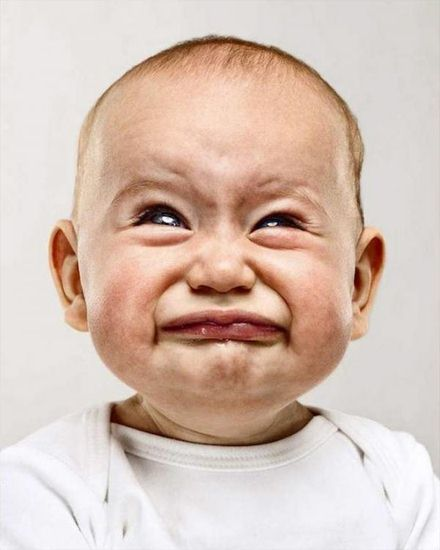
//> input picture data/baby.jpg, 440 x 550 px
$ ./faceMorph data/baby.jpg   (built with g++ and OpenCV 4)
//> lines starting //> are read from the running program, lines starting //| are printed output that depends on the picture; after the words box and inside, x2 and y2 are one past the last pixel; in counts of white or black regions, pixels touching at a corner belong together
#include <opencv2/imgproc/imgproc.hpp>
#include <opencv2/highgui/highgui.hpp>
#include <iostream>
#include <fstream>
#include <iomanip>
#include <stdlib.h>
#include <opencv2/opencv.hpp>
#include <cstdio>
#include <unistd.h>

using namespace cv;
using namespace std;
void joyful(vector<Point2f> &p2);
void angry(vector<Point2f> &p2);
void sad(vector<Point2f> &p2);
void confuse(vector<Point2f> &p2);

// Read points stored in the text files
vector<Point2f> readPoints(string pointsFileName, float width, float height)
{
    vector<Point2f> points;
    fstream fin;

    fin.open(pointsFileName.c_str(), ios::in);
    float trash;
    for(int i=0;i<3;i++){
        fin >> trash;
    }
    float facepoint[68][2];//facial point
    for(int i=0;i<2;i++){
        for(int j=0;j<68;j++){
            fin >> facepoint[j][i];
        }
    }
    for(int j=0;j<68;j++){
        float x=facepoint[j][0];
        float y=facepoint[j][1];
        points.push_back(Point2f(x,y));
    }
    //push corner point
    points.push_back(Point2f(0,0));
    points.push_back(Point2f(width-1,0));
    points.push_back(Point2f(0,height-1));
    points.push_back(Point2f(width-1,height-1));
    float x = points[27].x;
    float y = points[27].y-(points[33].y-points[27].y);
    points.push_back(Point2f(x, y));

    return points;
}

// Apply affine transform calculated using srcTri and dstTri to src
void applyAffineTransform(Mat &warpImage, Mat &src, vector<Point2f> &srcTri, vector<Point2f> &dstTri)
{

    // Given a pair of triangles, find the affine transform.
    Mat warpMat = getAffineTransform( srcTri, dstTri );

    // Apply the Affine Transform just found to the src image
    warpAffine( src, warpImage, warpMat, warpImage.size(), INTER_LINEAR, BORDER_REFLECT_101);
}

// Warps and alpha blends triangular regions from img1 and img2 to img
void morphTriangle(Mat &img1, Mat &img2, Mat &img, vector<Point2f> &t1, vector<Point2f> &t2, vector<Point2f> &t, double alpha)
{

    // Find bounding rectangle for each triangle
    Rect r = boundingRect(t);
    Rect r1 = boundingRect(t1);
    Rect r2 = boundingRect(t2);

    // Offset points by left top corner of the respective rectangles
    vector<Point2f> t1Rect, t2Rect, tRect;
    vector<Point> tRectInt;
    for(int i = 0; i < 3; i++)
    {
        tRect.push_back( Point2f( t[i].x - r.x, t[i].y -  r.y) );
        tRectInt.push_back( Point(t[i].x - r.x, t[i].y - r.y) ); // for fillConvexPoly

        t1Rect.push_back( Point2f( t1[i].x - r1.x, t1[i].y -  r1.y) );
        t2Rect.push_back( Point2f( t2[i].x - r2.x, t2[i].y - r2.y) );
    }

    // Get mask by filling triangle
    Mat mask = Mat::zeros(r.height, r.width, CV_32FC3);
    fillConvexPoly(mask, tRectInt, Scalar(1.0, 1.0, 1.0), 16, 0);

    // Apply warpImage to small rectangular patches
    Mat img1Rect, img2Rect;
    img1(r1).copyTo(img1Rect);
    img2(r2).copyTo(img2Rect);

    Mat warpImage1 = Mat::zeros(r.height, r.width, img1Rect.type());
    Mat warpImage2 = Mat::zeros(r.height, r.width, img2Rect.type());

    applyAffineTransform(warpImage1, img1Rect, t1Rect, tRect);
    applyAffineTransform(warpImage2, img2Rect, t2Rect, tRect);

    // Alpha blend rectangular patches
    Mat imgRect = (1.0 - alpha) * warpImage1 + alpha * warpImage2;

    // Copy triangular region of the rectangular patch to the output image
    multiply(imgRect,mask, imgRect);
    multiply(img(r), Scalar(1.0,1.0,1.0) - mask, img(r));
    img(r) = img(r) + imgRect;


}

Mat OilPaint(Mat I,int brushSize, int coarseness)
{
    assert(!I.empty());
    if (brushSize < 1) brushSize = 1;
    if (brushSize > 8) brushSize = 8;

    if (coarseness < 1) coarseness = 1;
    if (coarseness > 255) coarseness = 255;

    int width  = I.cols;
    int height = I.rows;

    int lenArray = coarseness + 1;
    int* CountIntensity = new int[lenArray];
    uint* RedAverage    = new uint[lenArray];
    uint* GreenAverage  = new uint[lenArray];
    uint* BlueAverage   = new uint[lenArray];

    //convert image to gray level
    Mat gray;
    cvtColor(I,gray,COLOR_BGR2GRAY);

    Mat dst = Mat::zeros(I.size(),I.type());

    for(int nY = 0;nY <height; nY++)
    {
        // set range of top and bottom
        int top = nY - brushSize;
        int bottom = nY+ brushSize+1;

        if(top<0) top = 0;
        if(bottom >=height) bottom = height - 1;

        for(int nX = 0;nX<width;nX++)
        {
            // set range of left and right
            int left = nX - brushSize;
            int right = nX +brushSize+1;

            if(left<0) left = 0;
            if(right>=width) right = width - 1;

            //init
            for(int i = 0;i <lenArray;i++)
            {
                CountIntensity[i] = 0;
                RedAverage[i] = 0;
                GreenAverage[i] = 0;
                BlueAverage[i] = 0;
            }

            // Rendering
            for(int j = top;j<bottom;j++)
            {
                for(int i = left;i<right;i++)
                {
                    uchar intensity = static_cast<uchar>(coarseness*gray.at<uchar>(j,i)/255.0);
                    CountIntensity[intensity]++;

                    RedAverage[intensity]  += I.at<Vec3b>(j,i)[2];
                    GreenAverage[intensity]+= I.at<Vec3b>(j,i)[1];
                    BlueAverage[intensity] += I.at<Vec3b>(j,i)[0];
                }
            }

            // find maximum
            uchar chosenIntensity = 0;
            int maxInstance = CountIntensity[0];
            for(int i=1;i<lenArray;i++)
            {
                if(CountIntensity[i]>maxInstance)
                {
                    chosenIntensity = (uchar)i;
                    maxInstance = CountIntensity[i];
                }
            }

            dst.at<Vec3b>(nY,nX)[2] = static_cast<uchar>(RedAverage[chosenIntensity] / static_cast<float>(maxInstance));
            dst.at<Vec3b>(nY,nX)[1] = static_cast<uchar>(GreenAverage[chosenIntensity] /  static_cast<float>(maxInstance));
            dst.at<Vec3b>(nY,nX)[0] = static_cast<uchar>(BlueAverage[chosenIntensity] /  static_cast<float>(maxInstance));
        }

    }
    imshow("OilPaint",dst);
    imwrite("OilPaint.jpg",dst);
    waitKey();

    return dst;
}

int main( int argc, char* argv[])
{
    int facialexpression = 0;
    cout << "which facial expression do you want to change?" << endl;
    cout << "0: no expression" << endl;
    cout << "1: joyful" << endl;
    cout << "2: angry" << endl;
    cout << "3: sad" << endl;
    cout << "4: confuse" << endl;
    cin >> facialexpression;
//> the answer given: 3
    string filename1(argv[argc-1]);
    string filename2(argv[argc-1]);

    //alpha controls the degree of morph
    double alpha = 0.5;

    //Read input images
    Mat img1 = imread(filename1);
//> img1 is the input picture: 550 rows x 440 cols, CV_8UC3; mean B, G, R 182.5, 193.8, 215.1
    Mat img2 = imread(filename2);

    //convert Mat to float data type
    img1.convertTo(img1, CV_32F);
//> img1: 550 rows x 440 cols, CV_32FC3
    img2.convertTo(img2, CV_32F);

    //empty average image
    Mat imgMorph = Mat::zeros(img1.size(), CV_32FC3);


    //Read points
    vector<Point2f> points1 = readPoints( filename1 + ".txt", img1.cols, img1.rows);
    vector<Point2f> points2 = readPoints( filename2 + ".txt", img2.cols, img2.rows);
    vector<Point2f> points;

    /////////////////////////////////////////////////////////////////////////////////
    //eyebows
    for(int i=17;i<27;i++){
        points2[i].y = (points2[i].y)*0.95;
    }
    //eyes
    points2[37].y = (points2[37].y)*0.98;
    points2[38].y = (points2[38].y)*0.98;
    points2[41].y = (points2[41].y)*1.02;
    points2[40].y = (points2[40].y)*1.02;
    points2[43].y = (points2[43].y)*0.98;
    points2[44].y = (points2[44].y)*0.98;
    points2[47].y = (points2[47].y)*1.02;
    points2[46].y = (points2[46].y)*1.02;
    //nose
    //points2[27].y = (points2[27].y)*1.05;
    points2[28].y = (points2[28].y)*1.05;
    points2[31].x = (points2[31].x)*1.04;
    points2[32].x = (points2[32].x)*1.04;
    points2[34].x = (points2[34].x)*0.96;
    points2[35].x = (points2[35].x)*0.96;
    //face shape
    points2[3].x = (points2[3].x)*1.03;
    points2[3].y = (points2[3].y)*0.97;
    points2[4].x = (points2[4].x)*1.03;
    points2[4].y = (points2[4].y)*0.97;
    points2[5].x = (points2[5].x)*1.03;
    points2[5].y = (points2[5].y)*0.97;
    points2[6].x = (points2[6].x)*1.03;
    points2[6].y = (points2[6].y)*0.97;
    points2[7].x = (points2[7].x)*1.03;
    points2[7].y = (points2[7].y)*0.97;
    points2[8].y = (points2[8].y)*0.97;
    points2[9].x = (points2[9].x)*0.95;
    points2[9].y = (points2[9].y)*0.98;
    points2[10].x = (points2[10].x)*0.97;
    points2[10].y = (points2[10].y)*0.97;
    points2[11].x = (points2[11].x)*0.97;
    points2[11].y = (points2[11].y)*0.97;
    points2[12].x = (points2[12].x)*0.98;
    points2[12].y = (points2[12].y)*0.97;
    points2[13].x = (points2[13].x)*0.99;
    points2[13].y = (points2[13].y)*0.97;
    //mouth
    for(int i=48;i<68;i++){
        points2[i].y = (points2[i].y)*0.98;
    }
    points2[48].x = (points2[48].x)*1.02;
    points2[54].x = (points2[54].x)*0.98;

    if(facialexpression==1){
        joyful(points2);
    }else if(facialexpression==2){
        angry(points2);
    }else if(facialexpression==3){
        sad(points2);
    }else if(facialexpression==4){
        confuse(points2);
    }
    /////////////////////////////////////////////////////////////////////////////////

    //compute weighted average point coordinates
    for(int i = 0; i < points1.size(); i++)
    {
        float x, y;
        x = (1 - alpha) * points1[i].x + alpha * points2[i].x;
        y =  ( 1 - alpha ) * points1[i].y + alpha * points2[i].y;

        //points.push_back(Point2f(x,y));
        points.push_back(Point2f(points2[i].x,points2[i].y));
    }


    //Read triangle indices
    ifstream ifs("tri.txt");
    int x,y,z;
    Mat polydraw;
    img1.convertTo(polydraw, CV_8UC3);

    while(ifs >> x >> y >> z)
    {
        // Triangles
        if(x<73 && y<73 && z<73){
            vector<Point2f> t1, t2, t;

            // Triangle corners for image 1.
            t1.push_back( points1[x] );
            t1.push_back( points1[y] );
            t1.push_back( points1[z] );

            // Triangle corners for image 2.
            t2.push_back( points2[x] );
            t2.push_back( points2[y] );
            t2.push_back( points2[z] );

            // Triangle corners for morphed image.
            t.push_back( points[x] );
            t.push_back( points[y] );
            t.push_back( points[z] );

            morphTriangle(img1, img2, imgMorph, t1, t2, t, 0);

            Point polypoint[1][3];
            polypoint[0][0] = points1[x];
            polypoint[0][1] = points1[y];
            polypoint[0][2] = points1[z];
            const Point* ppt[1] = {polypoint[0]};
            int npt[] = {3};
            polylines(polydraw, ppt, npt, 1, 1, Scalar(0,255,255),3);
        }


    }
//> this loop made 140 passes
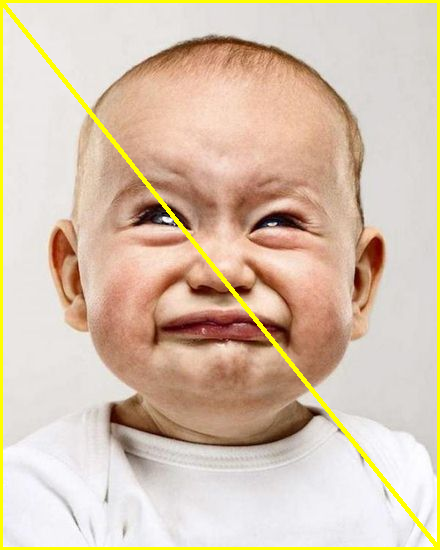
//> polydraw: 550 rows x 440 cols, CV_8UC3; 3.77% of pixels changed, all inside (x1, y1, x2, y2) = (0, 0, 440, 550)

    Mat transformed, gray, edges_canny,edges_lap,edges_sobel, mask, hsvframe, small, small_temp, temp, cartoonized;
    imgMorph.convertTo(transformed, CV_8UC3);
    cvtColor(transformed, gray, CV_BGR2GRAY);
    //sobel , eyebows part disappear
    /// Generate grad_x and grad_y
    Mat grad_x, grad_y;
    Mat abs_grad_x, abs_grad_y;

    /// Gradient X
    //Scharr( src_gray, grad_x, ddepth, 1, 0, scale, delta, BORDER_DEFAULT );
    Sobel( gray, grad_x, CV_16S, 1, 0, 3, 1, 0, BORDER_DEFAULT );
    convertScaleAbs( grad_x, abs_grad_x );

    /// Gradient Y
    //Scharr( src_gray, grad_y, ddepth, 0, 1, scale, delta, BORDER_DEFAULT );
    Sobel( gray, grad_y, CV_16S, 0, 1, 3, 1, 0, BORDER_DEFAULT );
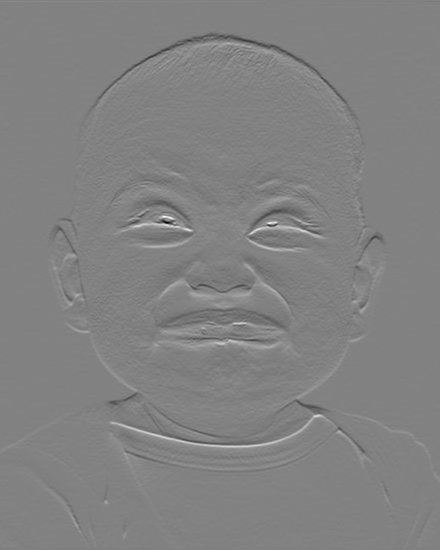
//> grad_y: 550 rows x 440 cols, CV_16SC1; min -912, max 877, mean 0.2; drawn with min black and max white
    convertScaleAbs( grad_y, abs_grad_y );

    /// Total Gradient (approximate)
    addWeighted( abs_grad_x, 0.5, abs_grad_y, 0.5, 0, edges_sobel);
    //threshold(edges_sobel, mask, 80, 255, THRESH_BINARY_INV);
    imshow( "edges_sobel", edges_sobel );
    imwrite( "edges_sobel.jpg", edges_sobel );
    //sobel

    //canny , too many little edges
    GaussianBlur(transformed, transformed, Size(3,3), 0, 0);
    Canny(transformed, edges_canny, 50, 150, 3);
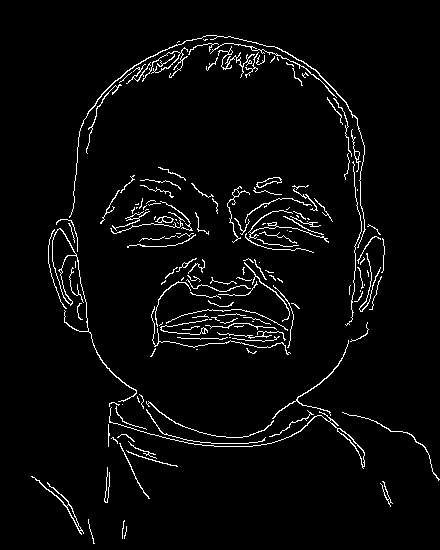
//> edges_canny: 550 rows x 440 cols, CV_8UC1; 3.6% white in thin lines or dots, all inside (x1, y1, x2, y2) = (31, 35, 440, 544)
    //threshold(edges_canny, mask, 80, 255, THRESH_BINARY_INV);
    imshow("edges_canny",edges_canny);
    imwrite("edges_canny.jpg", edges_canny );
    //canny

    //laplacian , seems the best
    medianBlur(gray, gray, 11);
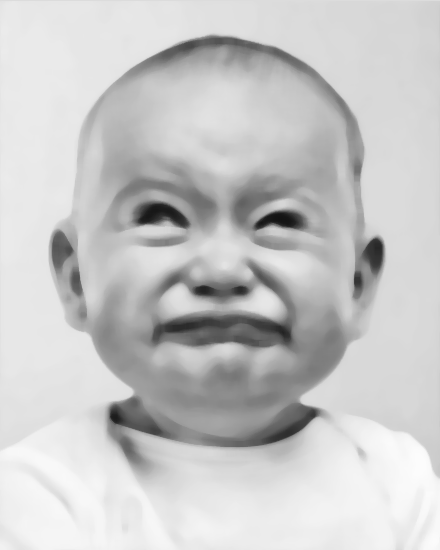
//> gray: 550 rows x 440 cols, CV_8UC1; min 18, max 252, mean 199.8
    Laplacian(gray, edges_lap, CV_8U, 5);
    threshold(edges_lap, mask, 80, 255, THRESH_BINARY_INV);
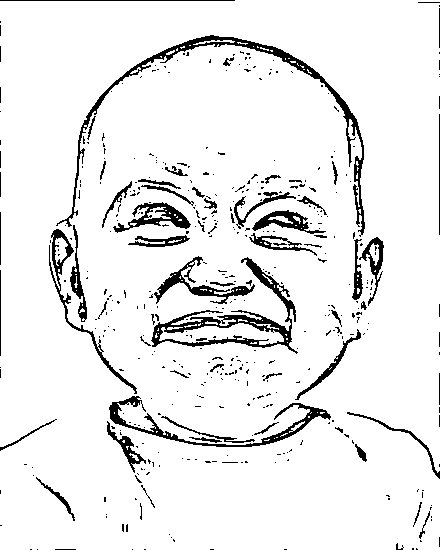
//> mask: 550 rows x 440 cols, CV_8UC1; 92.5% white; 443 black regions (379 under 20 px), largest, box (x1, y1, x2, y2) and area: (56, 35, 365, 237) 2939, (151, 257, 298, 354) 2451, (109, 396, 331, 447) 1498
    imshow("edges_lap",edges_lap);
    imwrite("edges_lap.jpg",edges_lap);
    //laplacian


    resize(transformed, small, cv::Size((transformed.cols)/4, (transformed.rows)/4), 0, 0, INTER_LINEAR);

    int repetitions = 7;
    for (int i = 0; i < repetitions; i++) {
        int kernelsize = 7;
        double sigmacolor = 18;
        double sigmaspace = 10;
        bilateralFilter(small, small_temp, kernelsize, sigmacolor, sigmaspace);
        bilateralFilter(small_temp, small, kernelsize, sigmacolor, sigmaspace);
    }
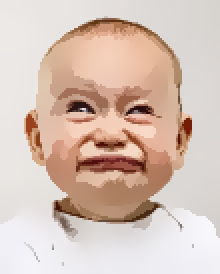
//> small: 137 rows x 110 cols, CV_8UC3 (shown 2 times larger); mean B, G, R 182.9, 194.2, 215.3

    resize(small, temp, cv::Size(transformed.cols, transformed.rows), 0, 0, INTER_LINEAR);
    cartoonized.setTo(0);
    temp.copyTo(cartoonized, mask);

    imshow("facemesh", polydraw);
    imshow("Morphed Face", cartoonized);
    imwrite("Mesh.jpg", polydraw);
    imwrite("Result0.jpg", transformed);
    imwrite("Result1.jpg", cartoonized);
    OilPaint(transformed,5,255);
//> after the loop in OilPaint, `for(int nY = 0;nY <height; nY++)`:
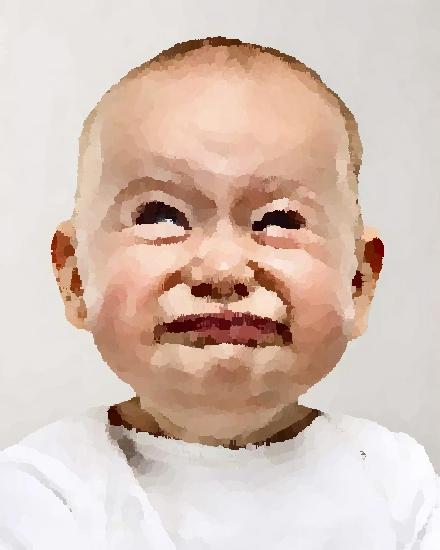
//> dst: 550 rows x 440 cols, CV_8UC3; mean B, G, R 183.5, 194.6, 215.4
    waitKey(0);

    return 0;
}

void joyful(vector<Point2f> &p2){
    if(p2[48].y>p2[49].y){
        p2[48].y=p2[48].y*0.97;
    }
    if(p2[54].y>p2[53].y){
        p2[54].y=p2[54].y*0.97;
    }
    for(int i=18;i<21;i++){
        p2[i].y = p2[i].y*0.95;
    }
    for(int i=23;i<26;i++){
        p2[i].y = p2[i].y*0.95;
    }
}

void sad(vector<Point2f> &p2){
    p2[48].y=p2[48].y*1.02;
    p2[54].y=p2[54].y*1.02;
    p2[21].y=p2[21].y*0.98;
    p2[22].y=p2[22].y*0.98;
    p2[17].y=p2[17].y*1.15;
    p2[18].y=p2[18].y*1.10;
    p2[26].y=p2[26].y*1.15;
    p2[25].y=p2[25].y*1.10;
    p2[36].y=p2[36].y*1.02;
    p2[45].y=p2[45].y*1.02;
    p2[67].y=p2[61].y;
    p2[66].y=p2[62].y;
    p2[65].y=p2[63].y;
}

void angry(vector<Point2f> &p2){
    p2[21].x=p2[21].x*1.05;
    p2[21].y=p2[21].y*1.1;
    p2[22].x=p2[22].x*0.95;
    p2[22].y=p2[22].y*1.1;
    p2[17].y=p2[17].y*0.95;
    p2[26].y=p2[26].y*0.95;
    p2[48].y=p2[48].y*1.02;
    p2[48].x=p2[48].x*0.98;
    p2[54].y=p2[54].y*1.02;
    p2[54].x=p2[54].x*1.02;
    p2[67].y=p2[61].y;
    p2[66].y=p2[62].y;
    p2[65].y=p2[63].y;
}

void confuse(vector<Point2f> &p2){
    p2[21].x=p2[21].x*1.05;
    p2[21].y=p2[21].y*1.1;
    p2[22].x=p2[22].x*0.95;
    p2[22].y=p2[22].y*0.95;
    p2[67].y=p2[61].y;
    p2[66].y=p2[62].y;
    p2[65].y=p2[63].y;
};

$ run again, on data/donald_trump.jpg
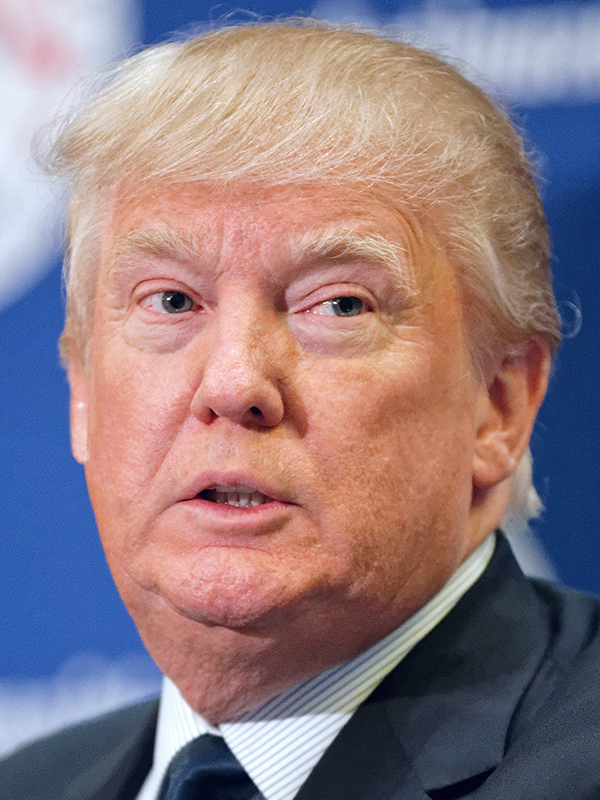
//> input picture data/donald_trump.jpg, 600 x 800 px
//> img1 is the input picture: 800 rows x 600 cols, CV_8UC3; mean B, G, R 130.9, 124.5, 144.5
//> img1: 800 rows x 600 cols, CV_32FC3
//> the loop `while(ifs >> x >> y >> z)` made 140 passes
//> `Canny(transformed, edges_canny, 50, 150, 3);`:
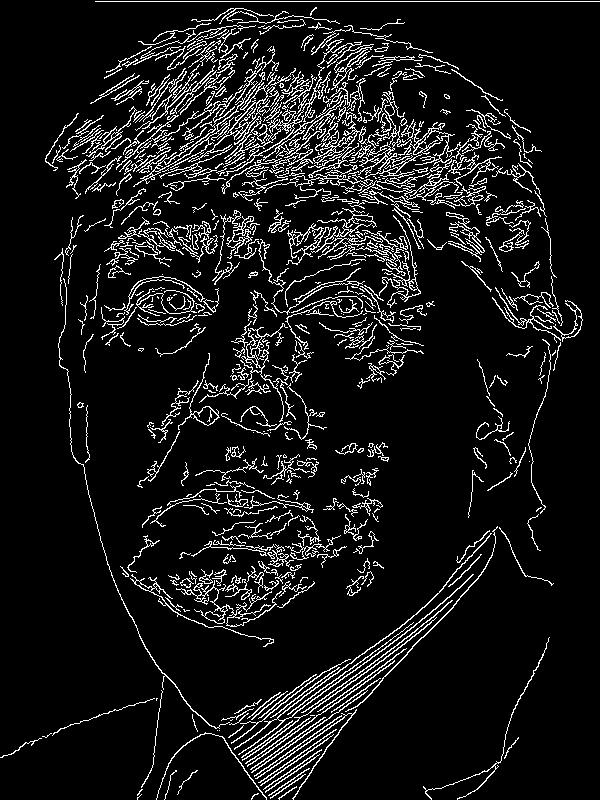
//> edges_canny: 800 rows x 600 cols, CV_8UC1; 8.9% white in thin lines or dots
//> mask: 800 rows x 600 cols, CV_8UC1; 94.8% white; black in thin lines or dots
//> after the loop in OilPaint, `for(int nY = 0;nY <height; nY++)`:
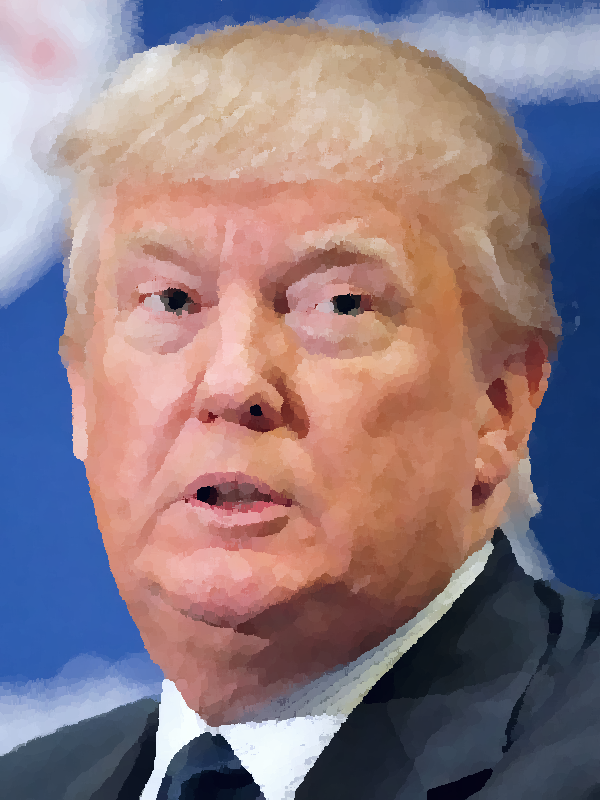
//> dst: 800 rows x 600 cols, CV_8UC3; mean B, G, R 129.7, 123.4, 143.2
